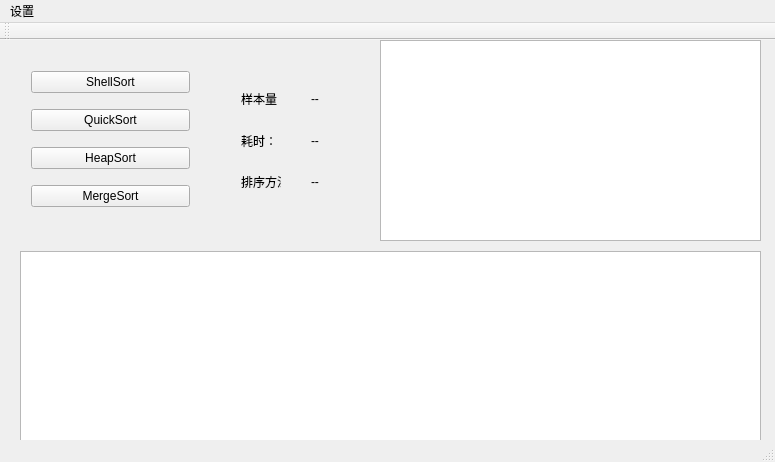
<?xml version="1.0" encoding="UTF-8"?>
<ui version="4.0">
 <class>SubDesignT1Class</class>
 <widget class="QMainWindow" name="SubDesignT1Class">
  <property name="geometry">
   <rect>
    <x>0</x>
    <y>0</y>
    <width>775</width>
    <height>462</height>
   </rect>
  </property>
  <property name="windowTitle">
   <string>SortComparison</string>
  </property>
  <widget class="QWidget" name="centralWidget">
   <widget class="QGraphicsView" name="graphicsView">
    <property name="geometry">
     <rect>
      <x>20</x>
      <y>211</y>
      <width>741</width>
      <height>191</height>
     </rect>
    </property>
   </widget>
   <widget class="QTextBrowser" name="textBrowser">
    <property name="geometry">
     <rect>
      <x>380</x>
      <y>0</y>
      <width>381</width>
      <height>201</height>
     </rect>
    </property>
   </widget>
   <widget class="QWidget" name="layoutWidget">
    <property name="geometry">
     <rect>
      <x>20</x>
      <y>10</y>
      <width>181</width>
      <height>181</height>
     </rect>
    </property>
    <layout class="QVBoxLayout" name="verticalLayout">
     <item>
      <widget class="QPushButton" name="ShellSort">
       <property name="text">
        <string>ShellSort</string>
       </property>
      </widget>
     </item>
     <item>
      <widget class="QPushButton" name="QuickSort">
       <property name="text">
        <string>QuickSort</string>
       </property>
      </widget>
     </item>
     <item>
      <widget class="QPushButton" name="HeapSort">
       <property name="text">
        <string>HeapSort</string>
       </property>
      </widget>
     </item>
     <item>
      <widget class="QPushButton" name="MergeSort">
       <property name="text">
        <string>MergeSort</string>
       </property>
      </widget>
     </item>
    </layout>
   </widget>
   <widget class="QWidget" name="layoutWidget">
    <property name="geometry">
     <rect>
      <x>230</x>
      <y>30</y>
      <width>62</width>
      <height>141</height>
     </rect>
    </property>
    <layout class="QVBoxLayout" name="verticalLayout_2">
     <item>
      <widget class="QLabel" name="size">
       <property name="text">
        <string>样本量：</string>
       </property>
      </widget>
     </item>
     <item>
      <widget class="QLabel" name="time">
       <property name="text">
        <string>耗时：</string>
       </property>
      </widget>
     </item>
     <item>
      <widget class="QLabel" name="method">
       <property name="text">
        <string>排序方法：</string>
       </property>
      </widget>
     </item>
    </layout>
   </widget>
   <widget class="QWidget" name="layoutWidget">
    <property name="geometry">
     <rect>
      <x>300</x>
      <y>30</y>
      <width>56</width>
      <height>141</height>
     </rect>
    </property>
    <layout class="QVBoxLayout" name="verticalLayout_3">
     <item>
      <widget class="QLabel" name="sizeNumber">
       <property name="text">
        <string>--</string>
       </property>
      </widget>
     </item>
     <item>
      <widget class="QLabel" name="timeNumber">
       <property name="text">
        <string>--</string>
       </property>
      </widget>
     </item>
     <item>
      <widget class="QLabel" name="methodText">
       <property name="text">
        <string>--</string>
       </property>
      </widget>
     </item>
    </layout>
   </widget>
  </widget>
  <widget class="QMenuBar" name="menuBar">
   <property name="geometry">
    <rect>
     <x>0</x>
     <y>0</y>
     <width>775</width>
     <height>22</height>
    </rect>
   </property>
   <widget class="QMenu" name="menu">
    <property name="title">
     <string>设置</string>
    </property>
    <addaction name="Generate"/>
    <addaction name="Open"/>
    <addaction name="Save"/>
    <addaction name="separator"/>
    <addaction name="Set"/>
   </widget>
   <addaction name="menu"/>
  </widget>
  <widget class="QToolBar" name="mainToolBar">
   <attribute name="toolBarArea">
    <enum>TopToolBarArea</enum>
   </attribute>
   <attribute name="toolBarBreak">
    <bool>false</bool>
   </attribute>
  </widget>
  <widget class="QStatusBar" name="statusBar"/>
  <action name="Generate">
   <property name="text">
    <string>新建</string>
   </property>
  </action>
  <action name="Open">
   <property name="text">
    <string>打开</string>
   </property>
  </action>
  <action name="Save">
   <property name="text">
    <string>保存</string>
   </property>
  </action>
  <action name="Set">
   <property name="text">
    <string>参数</string>
   </property>
  </action>
 </widget>
 <layoutdefault spacing="6" margin="11"/>
 <tabstops>
  <tabstop>ShellSort</tabstop>
  <tabstop>QuickSort</tabstop>
  <tabstop>HeapSort</tabstop>
  <tabstop>MergeSort</tabstop>
 </tabstops>
 <resources>
  <include location="SubDesignT1.qrc"/>
 </resources>
 <connections/>
</ui>
